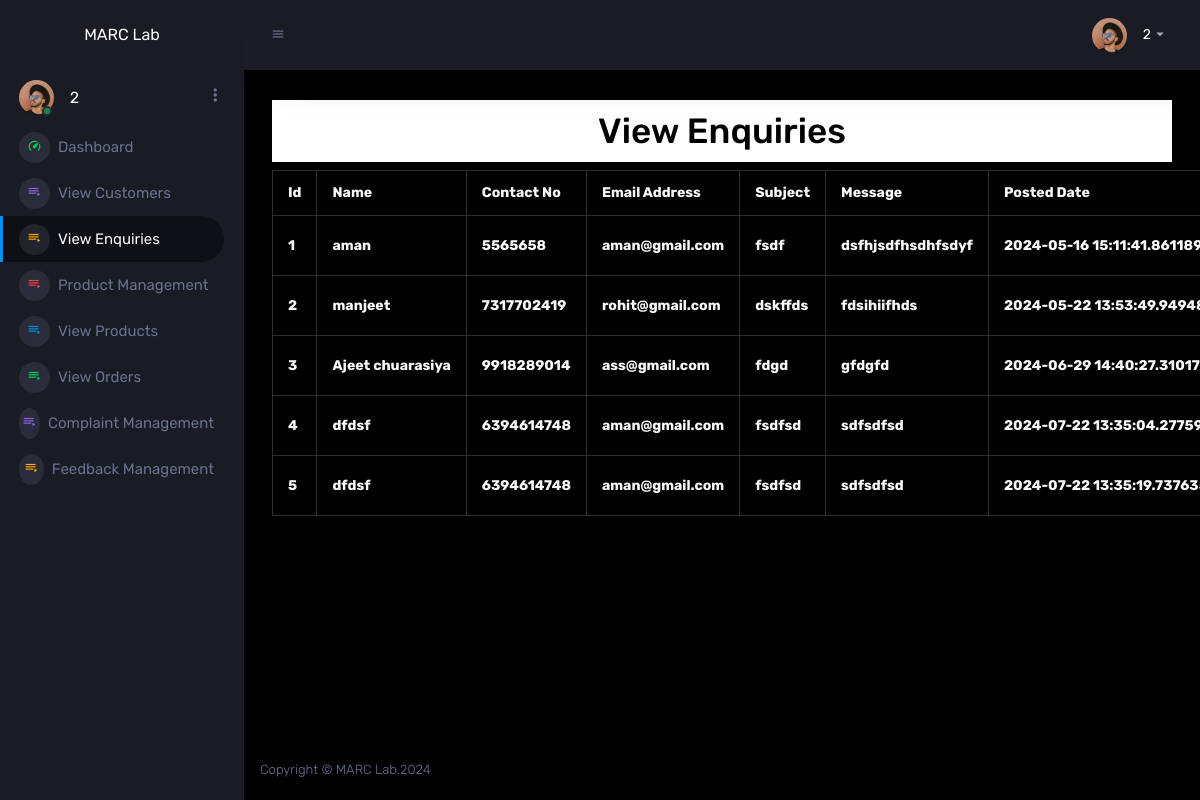
The app's page /adminapp/viewenquiries (signed in) with its own data.
### crmapp/models.py (models this page shows)
class Enquiry(models.Model):
    id=models.AutoField(primary_key=True)
    name=models.CharField(max_length=50)
    contactno=models.CharField(max_length=10)
    emailaddress=models.EmailField(max_length=100)
    subject=models.CharField(max_length=500)
    message=models.CharField(max_length=5000)
    posteddate=models.CharField(max_length=30)

### adminapp/views.py (the view)
# urls.py: path('viewenquiries',views.viewenquiries,name='viewenquiries'),
@cache_control(no_cache=True, must_revalidate=True, no_store=True)
def viewenquiries(request):
    try:
        if request.session["adminid"]!=None:
            adminid=request.session["adminid"]
            enq=Enquiry.objects.all()
            return render(request,"viewenquiries.html",locals())
    except:
        return redirect("crmapp:login")

### adminapp/templates/viewenquiries.html (shortened to what this page needs)
{% extends "adminparent.html" %}
{% block body %}
    <div class="row">
        <div class="col-sm-12">
            <h1 style="text-align:center; background-color: white; padding: 10px; color: black;">View Enquiries</h1>
            <table class="table table-bordered text-light " style="margin: auto;">
                <tr>
                    <th>Id</th>
                    <th>Name</th>
                    <th>Contact No</th>
                    <th>Email Address</th>
                    <th>Subject</th>
                    <th>Message</th>
                    <th>Posted Date</th>
                </tr>
                {% for e in enq %}
                <tr>
                    <th>{{forloop.counter}}</th>
                    <th>{{e.name}}</th>
                    <th>{{e.contactno}}</th>
                    <th>{{e.emailaddress}}</th>
                    <th>{{e.subject}}</th>
                    <th>{{e.message}}</th>
                    <th>{{e.posteddate}}</th>
                </tr>
                {% endfor %}
            </table>
        </div>
    </div>
{% endblock body %}

### records on screen
Enquiry: name "aman", contactno "5565658", emailaddress "aman@gmail.com", subject "fsdf", message "dsfhjsdfhsdhfsdyf", posteddate "2024-05-16…"
Enquiry: name "manjeet", contactno "7317702419", emailaddress "rohit@gmail.com", subject "dskffds", message "fdsihiifhds", posteddate "2024-05-22…"
Enquiry: name "Ajeet chuarasiya", contactno "9918289014", emailaddress "ass@gmail.com", subject "fdgd", message "gfdgfd", posteddate "2024-06-29…"
Enquiry: name "dfdsf", contactno "6394614748", emailaddress "aman@gmail.com", subject "fsdfsd", message "sdfsdfsd", posteddate "2024-07-22…"
Enquiry: name "dfdsf", contactno "6394614748", emailaddress "aman@gmail.com", subject "fsdfsd", message "sdfsdfsd", posteddate "2024-07-22…"

### other values on screen
{{ adminid }} "2"
